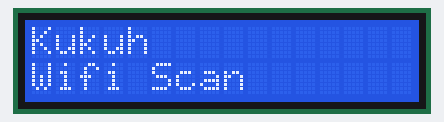
Bench run of a sketch on a simulated ESP8266 (NodeMCU). Parts: 16×2 character LCD. A WiFi scan finds three made-up networks.

Above: at 0.1 s.
At 4.2 s:
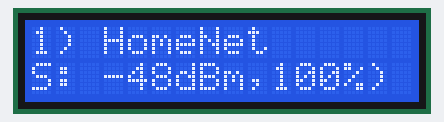
At 7.2 s:
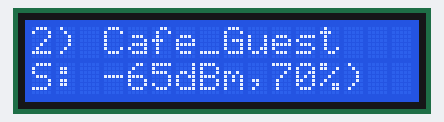
At 10.2 s:
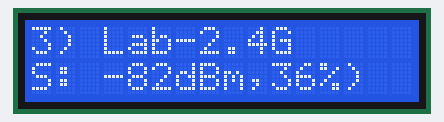

The sketch:

final_wifi_signal.ino
```cpp
// PROGRAM PENGUKUR KEKUATAN SINYAL WIFI

#include "ESP8266WiFi.h"
const int RSSI_MAX =-50; // Tentukan kekuatan maksimum sinyal dalam dBm
const int RSSI_MIN =-100; // Tentukan kekuatan minimum sinyal dalam dBm


//konfigurasi I2C LCD
#include <LiquidCrystal_I2C.h>
// Tentukan address LCD (Terlebih dulu scan alamat LCDnya)
LiquidCrystal_I2C lcd(0x27, 16, 2);

int count =0;

int scanDelayTime = 1000;
int wiFiDisplayTime = 3000;

void setup() {
  // Konfigurasi WiFi
  WiFi.mode(WIFI_STA);
  WiFi.disconnect();//disconnect from an AP if it was previously connected

  lcd.begin();
  lcd.backlight();
  lcd.print("Kukuh");
  lcd.setCursor(0,1);
  lcd.print("Wifi Scan");
  delay(2000);
}


void loop() {
 // Kukuh WiFi Scan

// WiFi.scanNetworks akan menghasilkan semua jaringan yang masih dalam jangkauan
  int n = WiFi.scanNetworks();
  lcd.clear();// menghapus tampilan lcd
  lcd.print("Penelusuran selesai");
  if (n == 0) {
    lcd.print("WiFi Tidak Ditemukan");
  } else {
    lcd.setCursor(0,1);
    lcd.print(n);
    lcd.print( "WiFi Ditemukan");
    for (int i = 0; i < n; ++i) {

      // Print SSID and RSSI for each network found
      lcd.clear();// clear previous values from screen
      lcd.setCursor(0,0);
      lcd.print(i+1);
      lcd.print(") ");
      lcd.print(WiFi.SSID(i));
      lcd.setCursor(0,1);
      lcd.print("S: ");
      lcd.print(WiFi.RSSI(i));
      lcd.print("dBm,");
      lcd.print(dBmtoPercentage(WiFi.RSSI(i)));
      lcd.print("%)");
      delay(wiFiDisplayTime);
    }
  }

  delay(scanDelayTime);
}

int dBmtoPercentage(int dBm)
{
  int quality;
    if(dBm <= RSSI_MIN)
    {
        quality = 0;
    }
    else if(dBm >= RSSI_MAX)
    {
        quality = 100;
    }
    else
    {
        quality = 2 * (dBm + 100);
   }

     return quality;
}
```

Measured:
- by itself, everything shown: repeats every 12.1 s, in 3 steps
- what the display in image 1 shows lasts 3.1 s, from 4.1 s to 7.2 s
- what the display in image 3 shows lasts 6.1 s, from 10.2 s to 16.3 s
